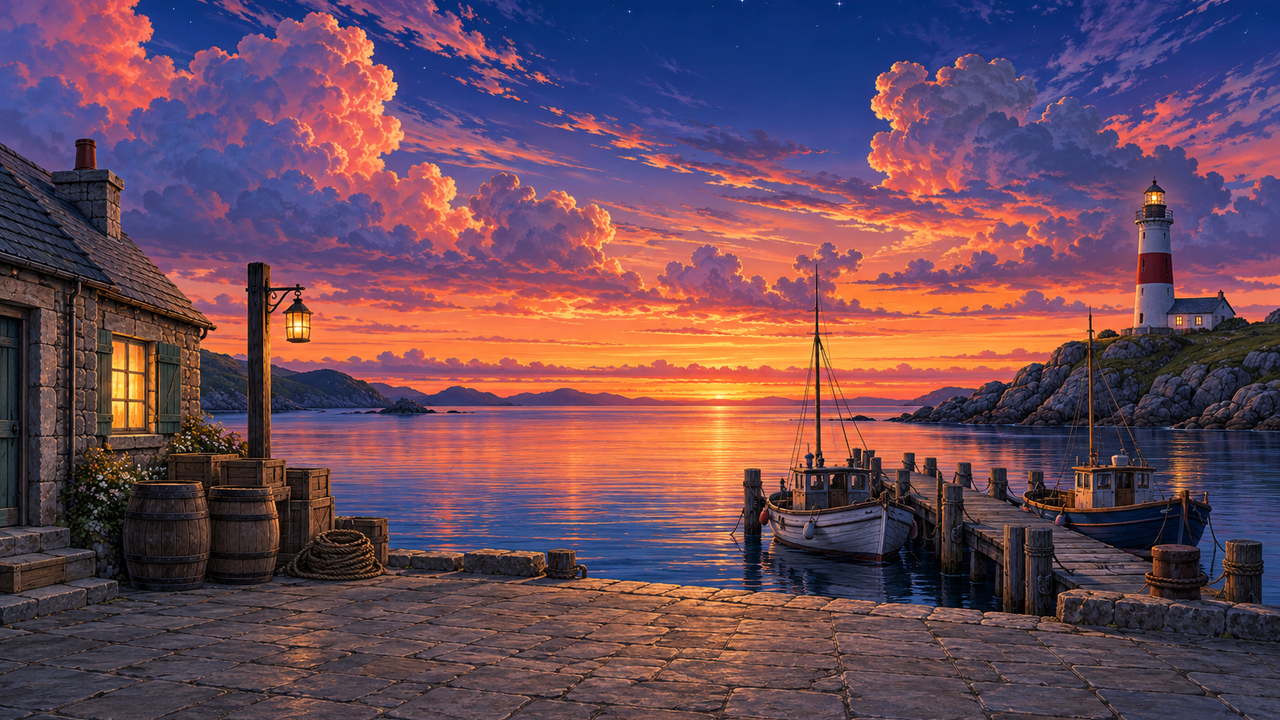
#> input picture styles/anime-visual-novel/assets/bg.png, 1280 x 720 px, found by its file name
$ python prep_bg.py
#> lines starting #> are read from the running program, lines starting #| are printed output that depends on the picture; after the words box and inside, x2 and y2 are one past the last pixel; in counts of white or black regions, pixels touching at a corner belong together
#!/usr/bin/env python3
"""Hintergrund aufbereiten: agy-Bild (1264×848) auf 1280 Breite skalieren, auf 16:9 beschneiden, Wassermaske.

    .venv/bin/python styles/ki-spritesheet/scripts/prep_bg.py [--grid out.png]

Schreibt assets/bg.png, assets/bg_mask.png (R = Wasser, G = freier Himmel ohne Objekte) und kopiert beide nach demo/art/.
Wasser wird über die Farbe gewählt (türkis/blau unter dem Horizont, über der Kaikante); Boote, Steg, Felsen und
die Laterne bleiben draußen, weil sie andere Farbtöne haben.
"""
import argparse, pathlib, shutil

import numpy as np
from PIL import Image, ImageDraw, ImageFilter

E = pathlib.Path(__file__).resolve().parents[1]
TOP = 84            # erste Zeile des Ausschnitts nach dem Skalieren
HORIZON = 427 - TOP  # Horizont im skalierten Bild (Zeile 422 im Rohbild ×1,0127)
QUAY = 628 - TOP     # Kaikante (Wasser endet), skaliert


CONTOUR_MAX = 70     # Konturen der Objekte: hellster Kanal unter 70 (Wolkenränder und Himmel liegen bei ≥ 84)


def sky_mask(rgb):
    """Freier Himmel (für die Möwen): Flutfüllung von der oberen Bildkante über dem Horizont, die nur an den
    dunklen Objektkonturen stoppt. Dach, Schornstein, Leuchtturm, Felsen, Laterne und Pfahl sind rundum dunkel
    umrandet und bleiben draußen; Wolken (heller, dünner Rand) gehören zum Himmel. Danach 1 px erodiert, damit
    auch der weiche Rand der Konturen als Objekt zählt."""
    passable = (rgb.max(-1) >= CONTOUR_MAX)
    passable[HORIZON - 1:] = False
    # Laternenhaus des Leuchtturms: Dachkappe und Glas haben dünne, helle Ränder, die Flut liefe sonst hinein
    passable[28:87, 1086:1141] = False
    sky = np.zeros_like(passable)
    sky[0] = passable[0]
    while True:
        grown = sky.copy()
        grown[1:] |= sky[:-1]
        grown[:-1] |= sky[1:]
        grown[:, 1:] |= sky[:, :-1]
        grown[:, :-1] |= sky[:, 1:]
        grown &= passable
        if (grown == sky).all():
            break
        sky = grown
    er = sky.copy()
    er[1:] &= sky[:-1]
    er[:-1] &= sky[1:]
    er[:, 1:] &= sky[:, :-1]
    er[:, :-1] &= sky[:, 1:]
    return er


def main():
    ap = argparse.ArgumentParser()
    ap.add_argument("--grid")
    a = ap.parse_args()
    raw = Image.open(E / "assets/raw/bg.png").convert("RGB")
#> raw is the input picture: PIL image 1280x720 RGB; mean R, G, B 106.9, 74.2, 89.4
    s = 1280 / raw.width
#> s = 1
    big = raw.resize((1280, round(raw.height * s)), Image.LANCZOS)
    bg = big.crop((0, TOP, 1280, TOP + 720))
    bg.save(E / "assets/bg.png")
    arr = np.asarray(bg).astype(np.float32) / 255
    r, g, b = arr[..., 0], arr[..., 1], arr[..., 2]
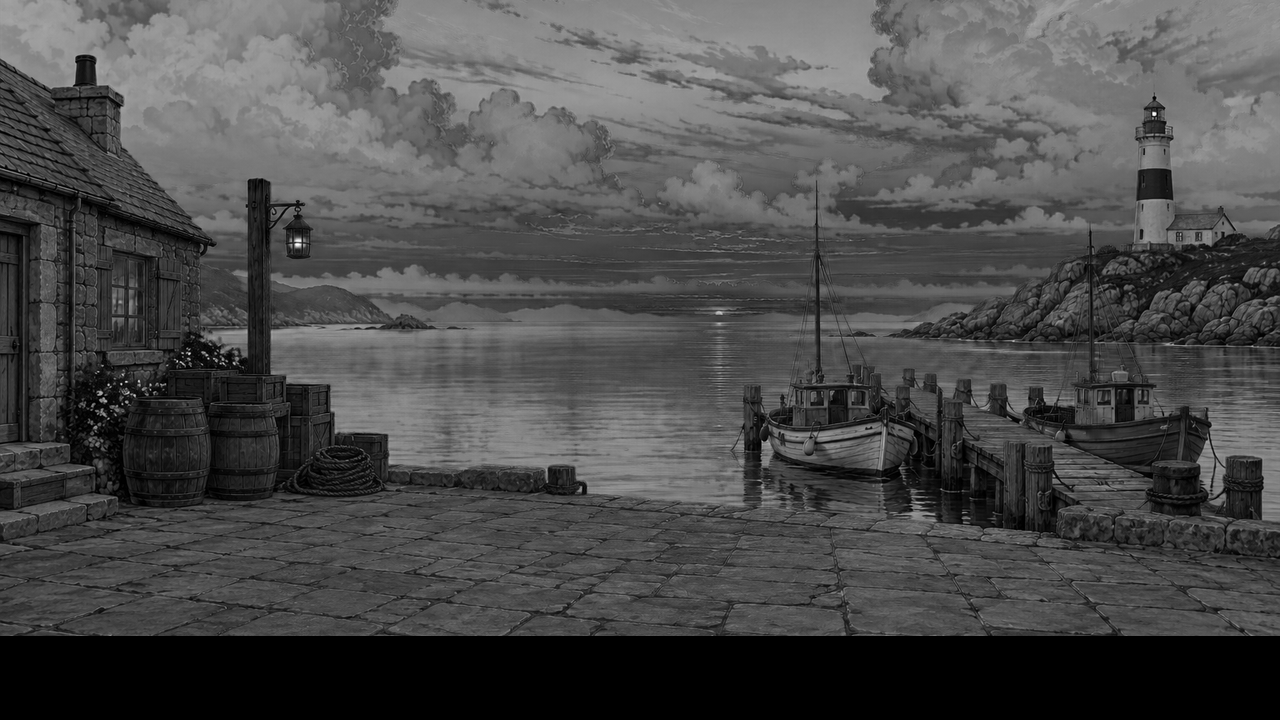
#> b: shape (720, 1280) float32; min 0, max 1, mean 0.294
    yy = np.arange(720)[:, None] * np.ones((1, 1280))
    # Wasser: Blau/Grün deutlich über Rot, unterhalb des Horizonts, oberhalb der Kaikante
    water = (b > r + 0.12) & (g > r + 0.05) & (yy > HORIZON + 1) & (yy < QUAY + 4)
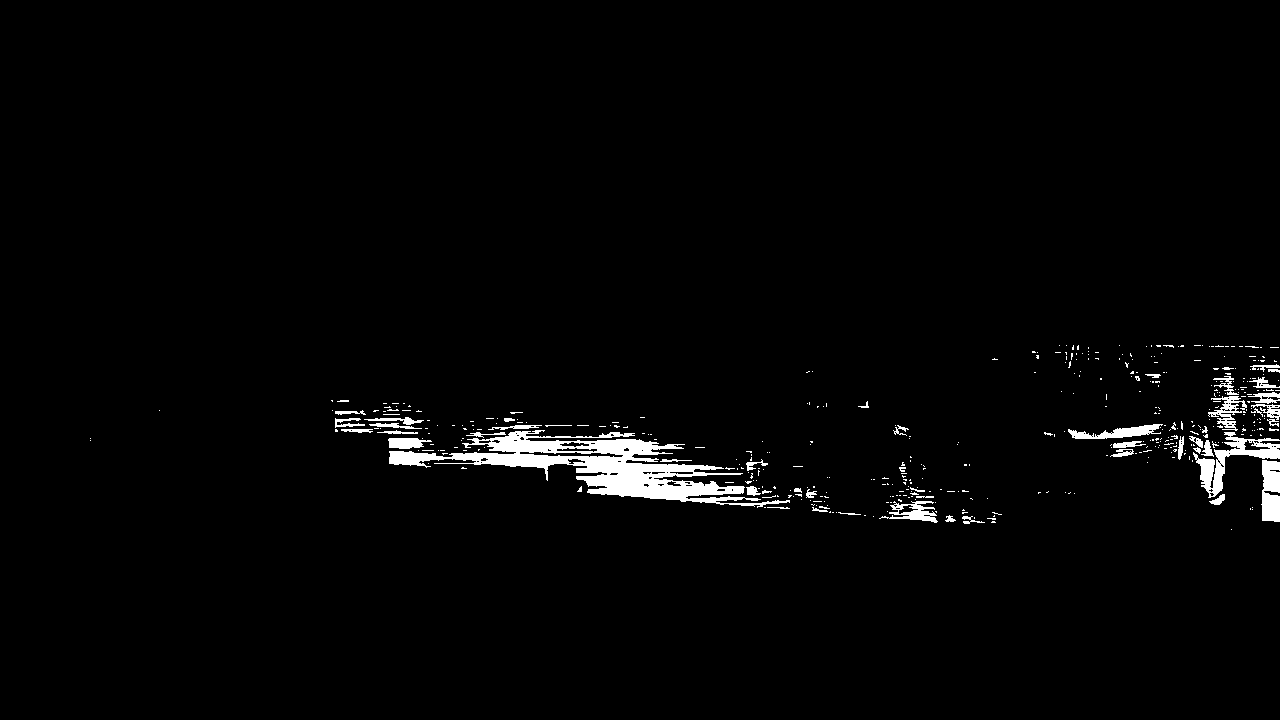
#> water: shape (720, 1280) bool; 2.1% white; 450 white regions (397 under 20 px), largest, box (x1, y1, x2, y2) and area: (389, 430, 790, 508) 9509, (1193, 432, 1280, 498) 1635, (1261, 460, 1280, 522) 1012
    m = Image.fromarray((water * 255).astype(np.uint8)).filter(ImageFilter.MinFilter(3))
#> m: PIL image 1280x720 L; 1% white; 113 white regions (86 under 20 px), largest, box (x1, y1, x2, y2) and area: (453, 433, 743, 501) 5533, (1263, 493, 1280, 521) 422, (1263, 461, 1280, 492) 418
    sky = Image.fromarray(sky_mask(np.asarray(bg)).astype(np.uint8) * 255)
#> in sky_mask, `passable = (rgb.max(-1) >= CONTOUR_MAX)`: passable: shape (720, 1280) bool; 68.5% white; 2066 black regions (1845 under 20 px), largest, box (x1, y1, x2, y2) and area: (0, 55, 1280, 720) 229414, (884, 225, 1280, 384) 24448, (199, 178, 307, 374) 5152
#> in sky_mask, `passable[HORIZON - 1:] = False`: passable: shape (720, 1280) bool; 42.1% white; 504 white regions (436 under 20 px), largest, box (x1, y1, x2, y2) and area: (0, 0, 1280, 342) 376291, (0, 192, 64, 342) 3379, (1134, 288, 1182, 331) 647
#> in sky_mask, `passable[28:87, 1086:1141] = False`:
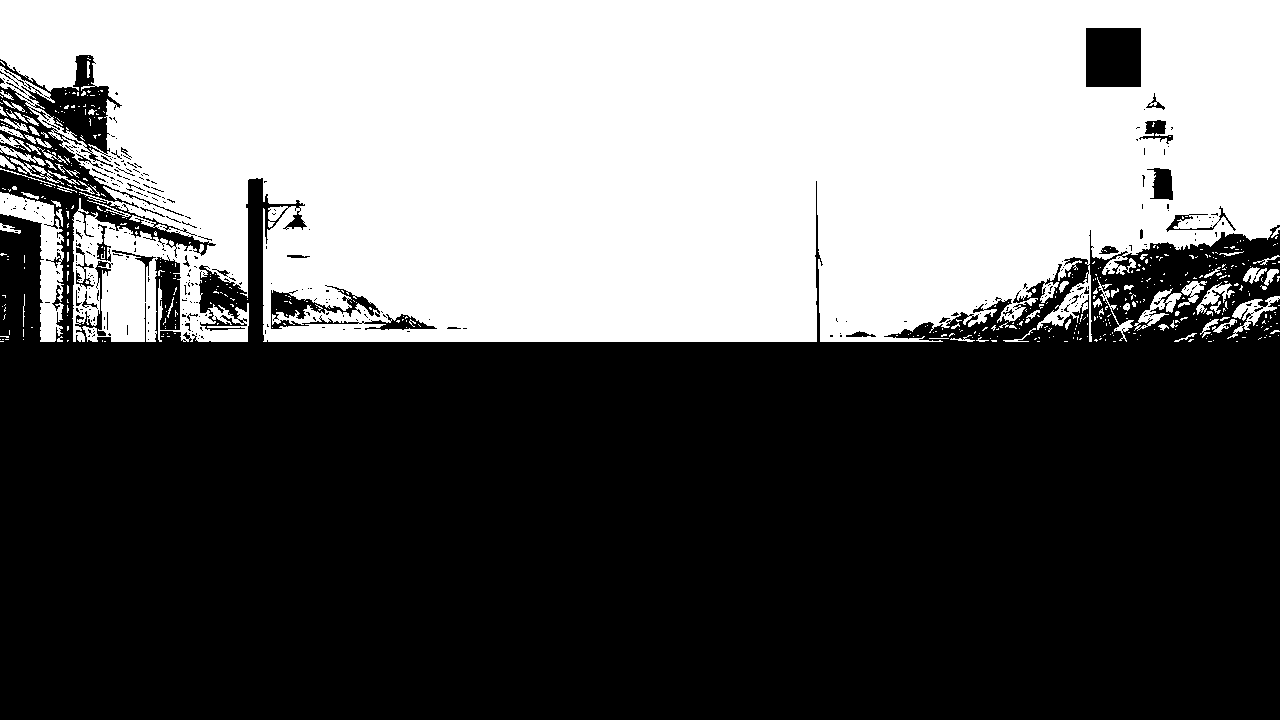
#> passable: shape (720, 1280) bool; 41.7% white; 504 white regions (436 under 20 px), largest, box (x1, y1, x2, y2) and area: (0, 0, 1280, 342) 373046, (0, 192, 64, 342) 3379, (1134, 288, 1182, 331) 647
#> in sky_mask, `sky[0] = passable[0]`: sky: shape (720, 1280) bool; 0.14% white in thin lines or dots, all inside (x1, y1, x2, y2) = (0, 0, 1280, 1)
#> after the loop in sky_mask, `while True:`: grown: shape (720, 1280) bool; 40.1% white; 1 white region, box (x1, y1, x2, y2) and area: (0, 0, 1280, 342) 369911
#> in sky_mask, `er[:, :-1] &= sky[:, 1:]`: er: shape (720, 1280) bool; 38.9% white; 149 white regions (116 under 20 px), largest, box (x1, y1, x2, y2) and area: (0, 0, 1280, 341) 353023, (102, 255, 145, 341) 3049, (289, 304, 388, 323) 558
    mask = Image.merge("RGB", (m, sky, Image.new("L", (1280, 720), 0)))
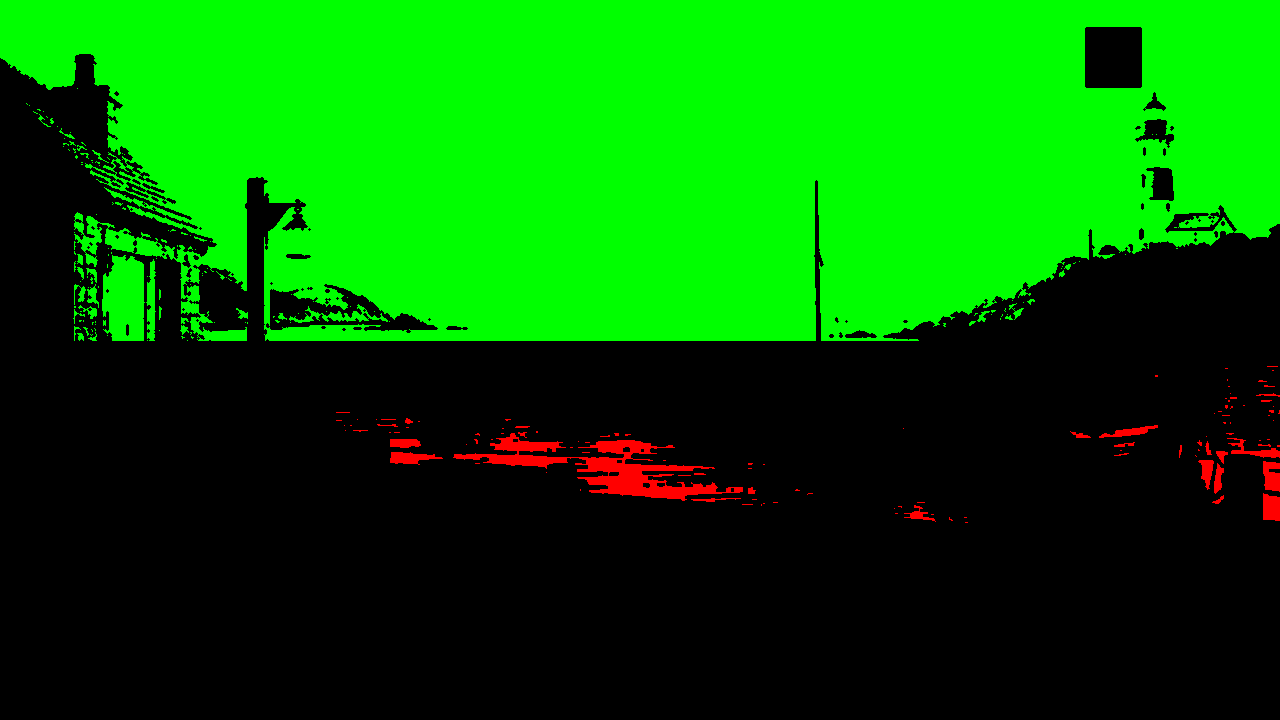
#> mask: PIL image 1280x720 RGB; mean R, G, B 2.6, 99.3, 0
    mask.save(E / "assets/bg_mask.png")
    for f in ("bg.png", "bg_mask.png"):
        shutil.copy2(E / "assets" / f, E / "demo/art" / f)
    print("Wasseranteil", round(float(np.asarray(m).mean() / 255), 3))
#| Wasseranteil 0.01
    if a.grid:
        g2 = bg.copy()
        d = ImageDraw.Draw(g2)
        for x in range(0, 1280, 50):
            d.line([(x, 0), (x, 720)], fill=(255, 255, 0) if x % 100 == 0 else (90, 90, 0))
            if x % 100 == 0:
                d.text((x + 2, 2), str(x), fill=(255, 255, 0))
        for y in range(0, 720, 50):
            d.line([(0, y), (1280, y)], fill=(255, 255, 0) if y % 100 == 0 else (90, 90, 0))
            if y % 100 == 0:
                d.text((2, y + 2), str(y), fill=(255, 255, 0))
        g2.save(a.grid)


if __name__ == "__main__":
    main()
